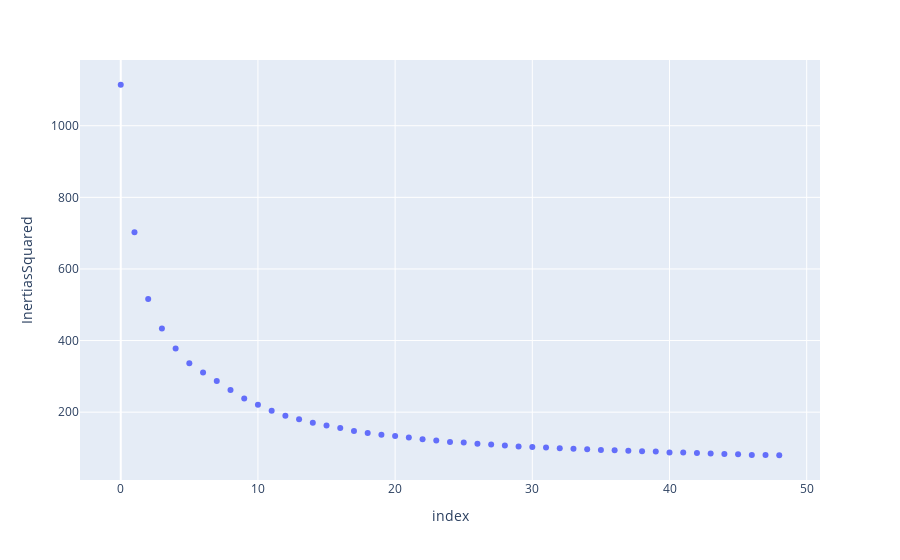

This figure's notebook cell:
### Code cell
inertiaDF['InertiasSquared'] = np.sqrt(inertiaDF['Inertias'])
fig = px.scatter(inertiaDF, y="InertiasSquared")
fig.show()

### Figure 1 — Plotly figure (JSON) as saved in the notebook; plotly's stock layout.template omitted (floating-point values rounded to 4 significant figures)
{"data": [{"hovertemplate": "index=%{x}<br>InertiasSquared=%{y}<extra></extra>", "legendgroup": "", "marker": {"color": "#636efa", "symbol": "circle"}, "mode": "markers", "name": "", "orientation": "v", "showlegend": false, "type": "scatter", "x": [0, 1, 2, 3, 4, 5, 6, 7, 8, 9, 10, 11, 12, 13, 14, 15, 16, 17, 18, 19, 20, 21, 22, 23, 24, 25, 26, 27, 28, 29, 30, 31, 32, 33, 34, 35, 36, 37, 38, 39, 40, 41, 42, 43, 44, 45, 46, 47, 48], "xaxis": "x", "y": [1114.0, 702.6, 516.2, 434.0, 377.6, 336.6, 310.9, 286.7, 262.1, 238.3, 220.9, 203.7, 190.1, 180.2, 170.8, 163.0, 155.8, 147.5, 141.8, 137.2, 133.3, 129.3, 124.4, 120.9, 116.8, 115.0, 111.6, 109.5, 106.9, 104.3, 102.6, 101.1, 99.45, 98.1, 96.6, 94.67, 93.63, 92.17, 90.76, 89.82, 87.6, 87.49, 85.62, 84.22, 83.21, 82.27, 80.4, 80.35, 79.66], "yaxis": "y"}], "layout": {"legend": {"tracegroupgap": 0}, "margin": {"t": 60}, "xaxis": {"anchor": "y", "domain": [0, 1], "title": {"text": "index"}}, "yaxis": {"anchor": "x", "domain": [0, 1], "title": {"text": "InertiasSquared"}}}}
